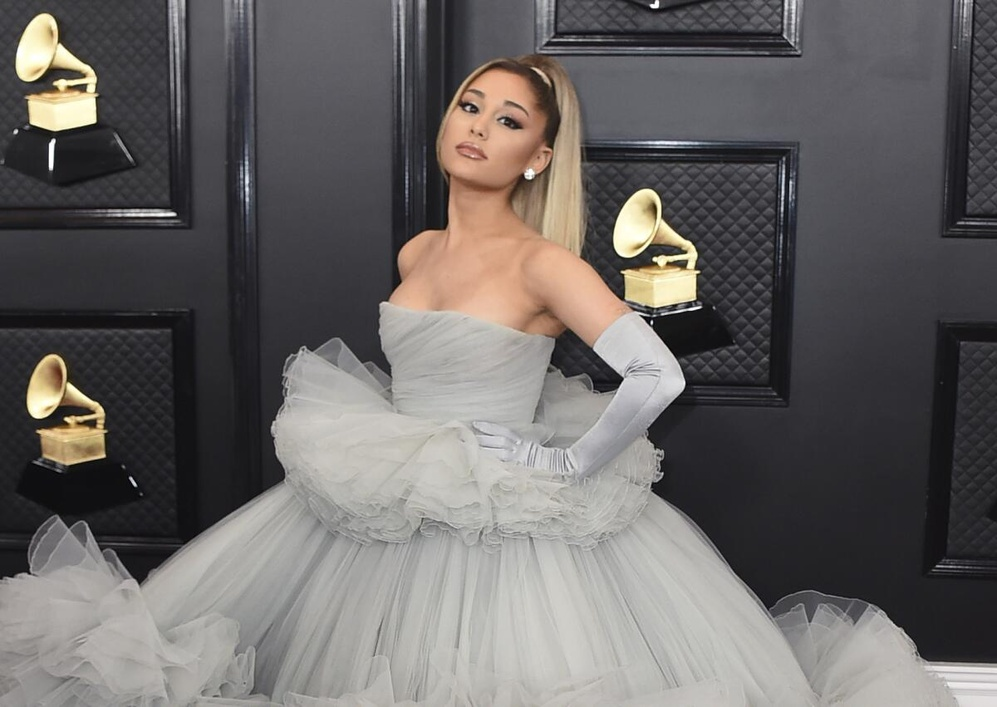
#> input picture train/Ariana Grande/1.jpeg, 997 x 707 px, shrunk from 1200 x 851 before the run, found by its file name; its folder holds only this picture in this run
$ python faces_train.py
#> lines starting #> are read from the running program, lines starting #| are printed output that depends on the picture
import os
import cv2 as cv
import numpy as np

people = ['Ariana Grande', 'Ben Afflek', 'Brad Pitt', 'Madonna']
DIR = r'/Users/antay/Desktop/openCV-main/openCV-practice/train'

haar_cascade = cv.CascadeClassifier('face/haar_face.xml')

features = []
labels = []

def create_train():
    for person in people:
        path = os.path.join(DIR, person)
        label = people.index(person)

        for img in os.listdir(path):
            img_path = os.path.join(path,img)

            img_array = cv.imread(img_path)
#> img_array is the input picture: shape (707, 997, 3); mean B, G, R 101.3, 102.5, 106
            if img_array is None:
                continue

            gray = cv.cvtColor(img_array, cv.COLOR_BGR2GRAY)
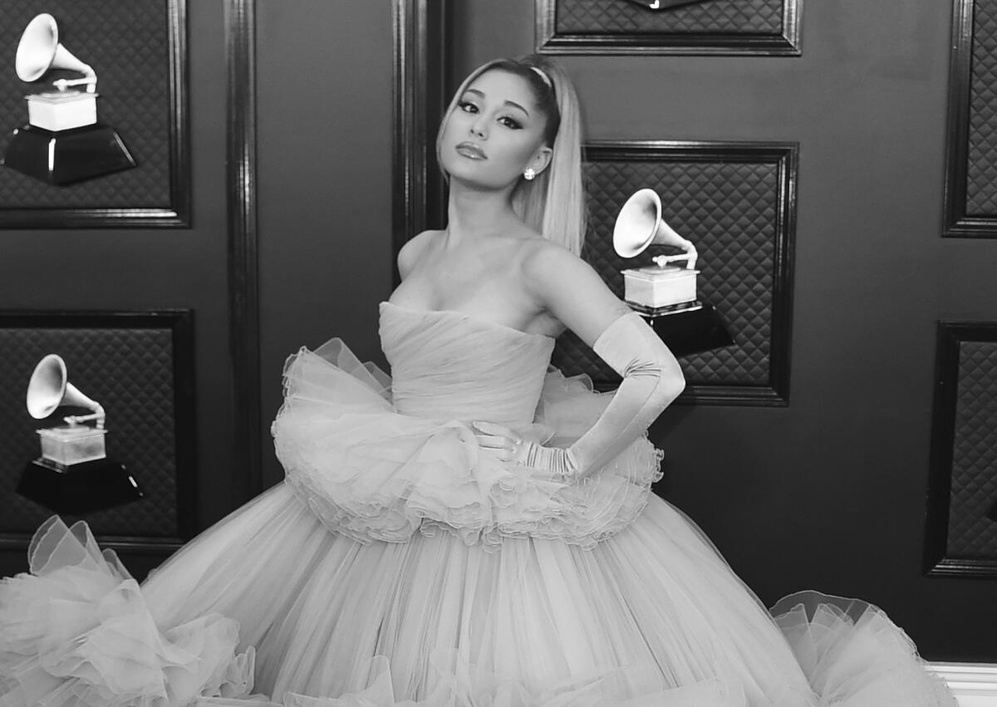
#> gray: shape (707, 997); min 0, max 255, mean 103.4

            faces_rect = haar_cascade.detectMultiScale(gray, scaleFactor=1.1, minNeighbors=4)
#> faces_rect = [[422, 65, 133, 133]]

            for (x,y,w,h) in faces_rect:
                faces_roi = gray[y:y+h, x:x+w]
                features.append(faces_roi)
                labels.append(label)
#> this loop made 1 pass
#> pass 1, in create_train, `faces_roi = gray[y:y+h, x:x+w]`:
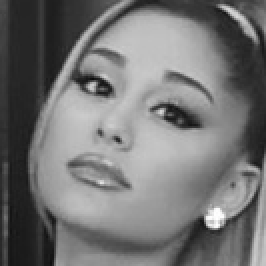
#> faces_roi: shape (133, 133) (shown 2 times larger); min 11, max 255, mean 115.9
#> after the loop, features = 1 item; labels = [0]
#> pass 2 of the loop in create_train, `for person in people:`:
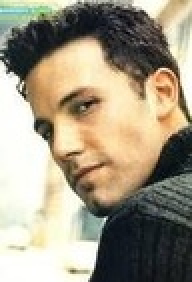
#> input picture train/Ben Afflek/1.jpg, 96 x 141 px, shrunk from 115 x 170 before the run, found by its file name (shown 2 times larger)
#> in create_train, img_array is the input picture: shape (141, 96, 3); mean B, G, R 130.9, 151.7, 161
#> in create_train, `gray = cv.cvtColor(img_array, cv.COLOR_BGR2GRAY)`:
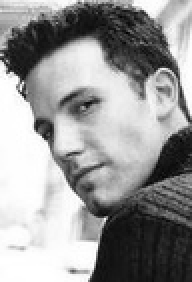
#> gray: shape (141, 96) (shown 2 times larger); min 0, max 255, mean 152.1
#> faces_rect = ()

#> (the run stopped early here; a loop or call above may not have finished)
